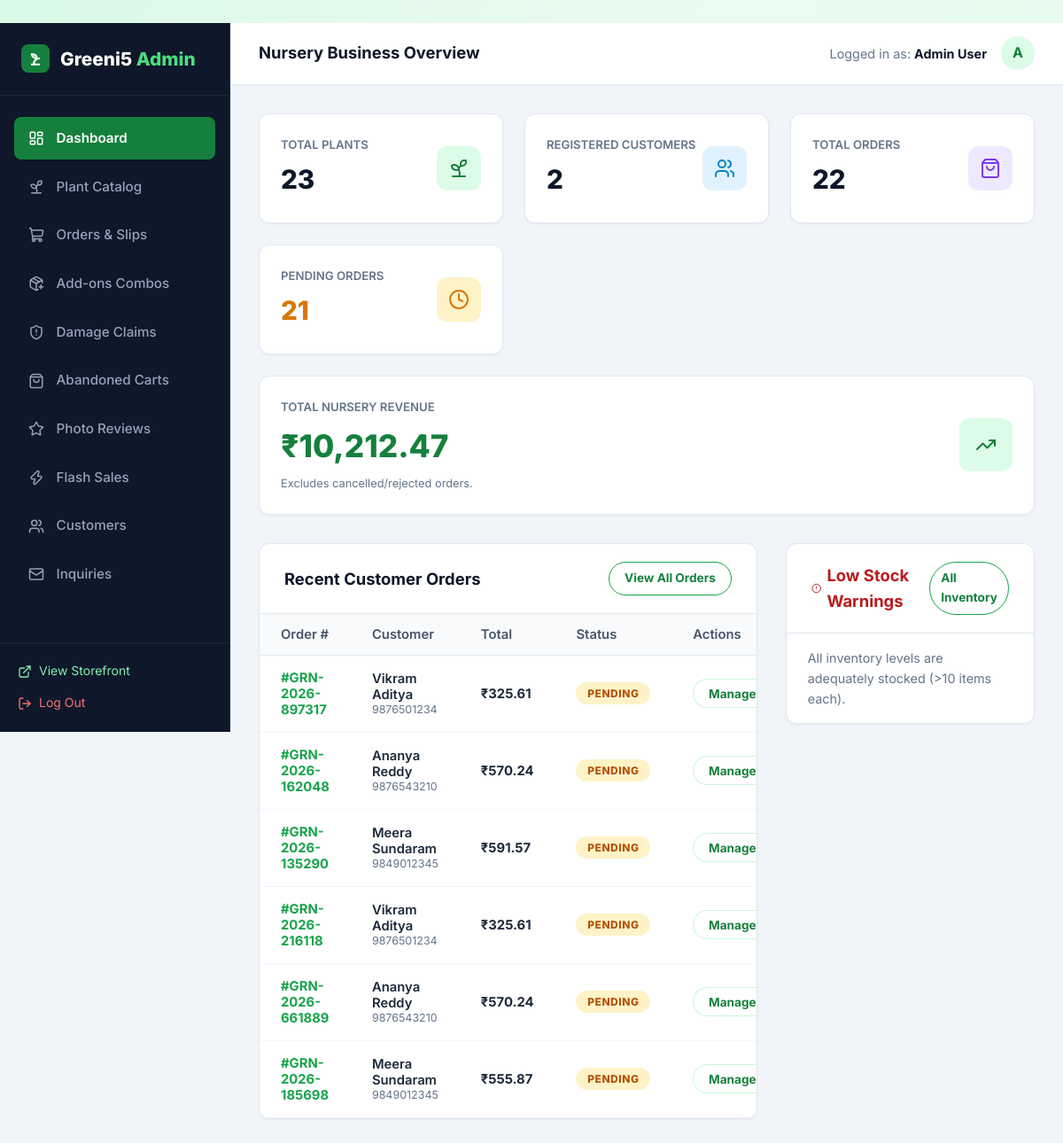
The app's page /admin/dashboard (signed in), older data.
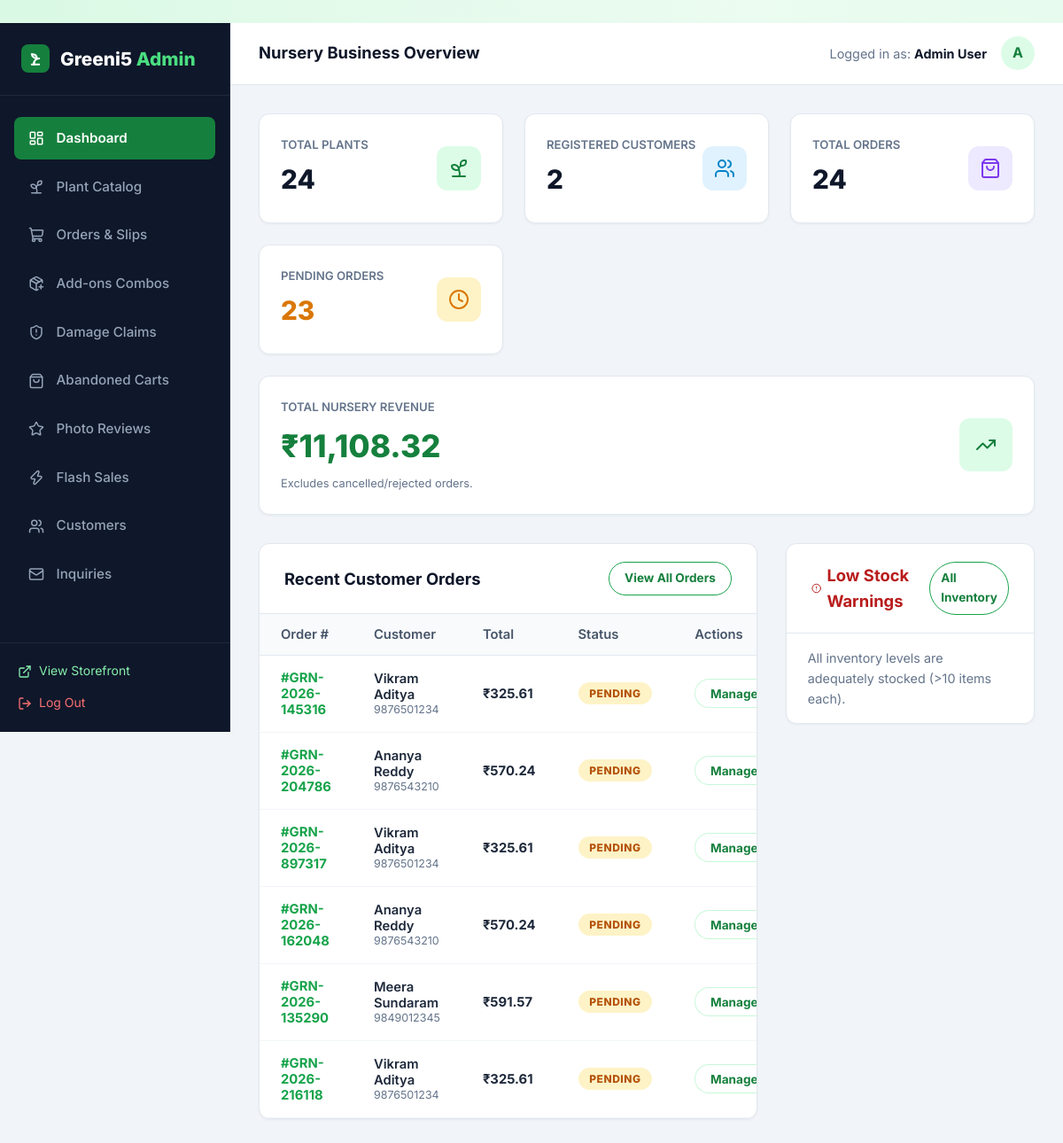
The same page, newer data.
### tables this page shows
CREATE TABLE users (
    id INTEGER PRIMARY KEY AUTOINCREMENT,
    name TEXT NOT NULL,
    email TEXT UNIQUE NOT NULL,
    password_hash TEXT NOT NULL,
    role TEXT NOT NULL DEFAULT 'customer',
    phone TEXT,
    created_at TIMESTAMP DEFAULT CURRENT_TIMESTAMP
);

CREATE TABLE orders (
    id INTEGER PRIMARY KEY AUTOINCREMENT,
    order_number TEXT UNIQUE NOT NULL,
    user_id INTEGER,
    customer_name TEXT NOT NULL,
    customer_email TEXT NOT NULL,
    customer_phone TEXT NOT NULL,
    shipping_address TEXT NOT NULL,
    city TEXT NOT NULL,
    state TEXT NOT NULL,
    pincode TEXT NOT NULL,
    payment_method TEXT NOT NULL DEFAULT 'COD',
    payment_status TEXT NOT NULL DEFAULT 'Pending',
    order_status TEXT NOT NULL DEFAULT 'Pending',
    total_amount REAL NOT NULL,
    notes TEXT,
    created_at TIMESTAMP DEFAULT CURRENT_TIMESTAMP, courier_name TEXT DEFAULT '', tracking_number TEXT DEFAULT '', tracking_url TEXT DEFAULT '', invoice_number TEXT DEFAULT '', is_gift INTEGER DEFAULT 0, gift_recipient_name TEXT DEFAULT '', gift_message TEXT DEFAULT '', gift_wrap_fee REAL DEFAULT 0.0,
    FOREIGN KEY (user_id) REFERENCES users(id) ON DELETE SET NULL
);

### app.py (the view)
@app.route('/admin')
@app.route('/admin/dashboard')
@admin_required
def admin_dashboard():
    total_plants = query_db('SELECT COUNT(*) as cnt FROM plants', one=True)['cnt']
    total_customers = query_db('SELECT COUNT(*) as cnt FROM users WHERE role = "customer"', one=True)['cnt']
    total_orders = query_db('SELECT COUNT(*) as cnt FROM orders', one=True)['cnt']
    pending_orders = query_db('SELECT COUNT(*) as cnt FROM orders WHERE order_status = "Pending"', one=True)['cnt']
    revenue_res = query_db('SELECT SUM(total_amount) as rev FROM orders WHERE order_status != "Rejected"', one=True)
    total_revenue = revenue_res['rev'] or 0.0
    recent_orders = query_db('''
        SELECT * FROM orders ORDER BY created_at DESC LIMIT 6
    ''')
    low_stock_plants = query_db('''
        SELECT p.*, c.name as category_name
        FROM plants p
        JOIN categories c ON p.category_id = c.id
        WHERE p.stock <= 10
        ORDER BY p.stock ASC LIMIT 5
    ''')
    category_counts = query_db('''
        SELECT c.name, COUNT(p.id) as plant_count
        FROM categories c
        LEFT JOIN plants p ON c.id = p.category_id
        GROUP BY c.id
    ''')
    return render_template(
        'admin/dashboard.html',
        total_plants=total_plants,
        total_customers=total_customers,
        total_orders=total_orders,
        pending_orders=pending_orders,
        total_revenue=total_revenue,
        recent_orders=recent_orders,
        low_stock_plants=low_stock_plants,
        category_counts=category_counts
    )

### app.py (called while the page is built)
@app.template_filter('currency')
def currency_filter(amount):
    try:
        val = float(amount)
        return f"₹{val:,.2f}".rstrip('0').rstrip('.') if val % 1 == 0 else f"₹{val:,.2f}"
    except (ValueError, TypeError):
        return f"₹{amount}"

@app.template_filter('status_badge')
def status_badge_filter(status):
    mapping = {
        'Pending': 'badge-pending',
        'Accepted': 'badge-accepted',
        'Packed': 'badge-packed',
        'Shipped': 'badge-shipped',
        'Delivered': 'badge-delivered',
        'Rejected': 'badge-rejected'
    }
    return mapping.get(status, 'badge-secondary')

def admin_required(f):
    @wraps(f)
    def decorated_function(*args, **kwargs):
        if 'user_id' not in session:
            flash('Admin authentication required.', 'warning')
            return redirect(url_for('login', next=request.url))
        user = query_db('SELECT role FROM users WHERE id = ?', (session['user_id'],), one=True)
        if not user or user['role'] != 'admin':
            flash('Access denied. Administrator privileges required.', 'danger')
            return redirect(url_for('index'))
        return f(*args, **kwargs)
    return decorated_function

### database.py (called while the page is built)
def get_db():
    db = getattr(g, '_database', None)
    if db is None:
        db = g._database = sqlite3.connect(DATABASE)
        db.row_factory = sqlite3.Row
        db.execute('PRAGMA foreign_keys = ON;')
    return db

def query_db(query, args=(), one=False):
    cur = get_db().execute(query, args)
    rv = cur.fetchall()
    cur.close()
    return (rv[0] if rv else None) if one else rv

### templates/admin/dashboard.html (shortened to what this page needs)
﻿{% extends "admin/base_admin.html" %}
{% block page_title %}Nursery Business Overview{% endblock %}
{% block admin_content %}
<div class="metrics-grid">
  <div class="metric-card">
    <div class="metric-info">
      <h4>Total Plants</h4>
      <div class="metric-value">{{ total_plants }}</div>
    </div>
    <div class="metric-icon green">
      <i data-lucide="sprout"></i>
    </div>
  </div>
  <div class="metric-card">
    <div class="metric-info">
      <h4>Registered Customers</h4>
      <div class="metric-value">{{ total_customers }}</div>
    </div>
    <div class="metric-icon blue">
      <i data-lucide="users"></i>
    </div>
  </div>
  <div class="metric-card">
    <div class="metric-info">
      <h4>Total Orders</h4>
      <div class="metric-value">{{ total_orders }}</div>
    </div>
    <div class="metric-icon purple">
      <i data-lucide="shopping-bag"></i>
    </div>
  </div>
  <div class="metric-card">
    <div class="metric-info">
      <h4>Pending Orders</h4>
      <div class="metric-value" style="color: #d97706;">{{ pending_orders }}</div>
    </div>
    <div class="metric-icon amber">
      <i data-lucide="clock"></i>
    </div>
  </div>
  <div class="metric-card" style="grid-column: 1 / -1;">
    <div class="metric-info">
      <h4>Total Nursery Revenue</h4>
      <div class="metric-value" style="color: #15803d; font-size: 2.2rem;">{{ total_revenue | currency }}</div>
      <p style="font-size: 0.8rem; color: #64748b; margin-top: 0.25rem;">Excludes cancelled/rejected orders.</p>
    </div>
    <div class="metric-icon green" style="width: 60px; height: 60px; font-size: 1.8rem;">
      <i data-lucide="trending-up"></i>
    </div>
  </div>
</div>
<div style="display: grid; grid-template-columns: 2fr 1fr; gap: 2rem; align-items: start;">
  <div class="admin-card">
    <div class="admin-card-header">
      <h3>Recent Customer Orders</h3>
      <a href="{{ url_for('admin_orders') }}" class="btn btn-outline btn-sm">View All Orders</a>
    </div>
    <div class="table-responsive">
      <table class="admin-table">
        <thead>
          <tr>
            <th>Order #</th>
            <th>Customer</th>
            <th>Total</th>
            <th>Status</th>
            <th>Actions</th>
          </tr>
        </thead>
        <tbody>
          {% for ord in recent_orders %}
            <tr>
              <td style="font-weight: 700; color: var(--primary);">#{{ ord.order_number }}</td>
              <td>
                <div style="font-weight: 600;">{{ ord.customer_name }}</div>
                <div style="font-size: 0.78rem; color: #64748b;">{{ ord.customer_phone }}</div>
              </td>
              <td style="font-weight: 700;">{{ ord.total_amount | currency }}</td>
              <td>
                <span class="badge {{ ord.order_status | status_badge }}">{{ ord.order_status }}</span>
              </td>
              <td>
                <a href="{{ url_for('admin_orders') }}" class="btn btn-secondary btn-sm" title="View in orders manager">Manage</a>
              </td>
            </tr>
          {% endfor %}
        </tbody>
      </table>
    </div>
  </div>
  <div class="admin-card">
    <div class="admin-card-header">
      <h3 style="color: #b91c1c; display: flex; align-items: center; gap: 0.4rem;">
        <i data-lucide="alert-circle" style="width: 18px;"></i> Low Stock Warnings
      </h3>
      <a href="{{ url_for('admin_plants') }}" class="btn btn-outline btn-sm">All Inventory</a>
    </div>
    <div style="padding: 1rem 1.5rem;">
      {% if low_stock_plants %}
        <div style="display: flex; flex-direction: column; gap: 1rem;">
          {% for lp in low_stock_plants %}
            <div style="display: flex; align-items: center; justify-content: space-between; border-bottom: 1px solid #f1f5f9; padding-bottom: 0.75rem;">
              <div>
                <div style="font-weight: 700; font-size: 0.9rem;">{{ lp.name }}</div>
                <span style="font-size: 0.8rem; color: #64748b;">{{ lp.category_name }}</span>
              </div>
              <div style="text-align: right;">
                <span class="badge badge-discount">{{ lp.stock }} left</span>
                <a href="{{ url_for('admin_plant_edit', plant_id=lp.id) }}" style="display: block; font-size: 0.75rem; color: var(--primary); font-weight: 600; margin-top: 2px;">Restock</a>
              </div>
            </div>
          {% endfor %}
        </div>
      {% else %}
        <p style="color: #64748b; font-size: 0.9rem;">All inventory levels are adequately stocked (>10 items each).</p>
      {% endif %}
    </div>
  </div>
</div>
{% endblock %}

### templates/admin/base_admin.html (shortened to what this page needs)
<!DOCTYPE html>
<html lang="en">
<head>
  <link rel="stylesheet" href="{{ url_for('static', filename='css/style.css') }}">
  <link rel="stylesheet" href="{{ url_for('static', filename='css/admin.css') }}">
</head>
<body>
<div class="admin-layout">
  <aside class="admin-sidebar">
    <div class="admin-brand">
      <div class="leaf-icon" style="width: 32px; height: 32px; background: #15803d; border-radius: 8px; display: flex; align-items: center; justify-content: center; color: white;">
        <svg width="20" height="20" viewBox="0 0 24 24" fill="none" stroke="#ffffff" stroke-width="2.4" stroke-linecap="round" stroke-linejoin="round">
          <path d="M7 20h10"/>
          <path d="M10 20c0-4.4 2-8 7-8"/>
          <path d="M14 12c-3.5 0-6.5-2.5-7-6 4 0 7 2 7 6Z" fill="rgba(255,255,255,0.25)"/>
          <path d="M10 20v-3"/>
        </svg>
      </div>
      <div>Greeni5 <span>Admin</span></div>
    </div>
    <ul class="admin-nav">
      <li>
        <a href="{{ url_for('admin_dashboard') }}" class="{{ 'active' if request.endpoint == 'admin_dashboard' else '' }}">
          <i data-lucide="layout-dashboard" style="width: 18px;"></i> Dashboard
        </a>
      </li>
      <li>
        <a href="{{ url_for('admin_plants') }}" class="{{ 'active' if request.endpoint in ['admin_plants', 'admin_plant_add', 'admin_plant_edit'] else '' }}">
          <i data-lucide="sprout" style="width: 18px;"></i> Plant Catalog
        </a>
      </li>
      <li>
        <a href="{{ url_for('admin_orders') }}" class="{{ 'active' if request.endpoint == 'admin_orders' else '' }}">
          <i data-lucide="shopping-cart" style="width: 18px;"></i> Orders & Slips
        </a>
      </li>
      <li>
        <a href="{{ url_for('admin_addons') }}" class="{{ 'active' if request.endpoint == 'admin_addons' else '' }}">
          <i data-lucide="package-plus" style="width: 18px;"></i> Add-ons Combos
        </a>
      </li>
      <li>
        <a href="{{ url_for('admin_replacements') }}" class="{{ 'active' if request.endpoint == 'admin_replacements' else '' }}">
          <i data-lucide="shield-alert" style="width: 18px;"></i> Damage Claims
        </a>
      </li>
      <li>
        <a href="{{ url_for('admin_abandoned_carts') }}" class="{{ 'active' if request.endpoint == 'admin_abandoned_carts' else '' }}">
          <i data-lucide="shopping-bag" style="width: 18px;"></i> Abandoned Carts
        </a>
      </li>
      <li>
        <a href="{{ url_for('admin_reviews') }}" class="{{ 'active' if request.endpoint == 'admin_reviews' else '' }}">
          <i data-lucide="star" style="width: 18px;"></i> Photo Reviews
        </a>
      </li>
      <li>
        <a href="{{ url_for('admin_promotions') }}" class="{{ 'active' if request.endpoint == 'admin_promotions' else '' }}">
          <i data-lucide="zap" style="width: 18px;"></i> Flash Sales
        </a>
      </li>
      <li>
        <a href="{{ url_for('admin_customers') }}" class="{{ 'active' if request.endpoint == 'admin_customers' else '' }}">
          <i data-lucide="users" style="width: 18px;"></i> Customers
        </a>
      </li>
      <li>
        <a href="{{ url_for('admin_messages') }}" class="{{ 'active' if request.endpoint == 'admin_messages' else '' }}">
          <i data-lucide="mail" style="width: 18px;"></i> Inquiries
        </a>
      </li>
    </ul>
    <div class="admin-sidebar-footer">
      <a href="{{ url_for('index') }}" style="display: flex; align-items: center; gap: 0.5rem; color: #86efac; font-size: 0.875rem; margin-bottom: 0.75rem;">
        <i data-lucide="external-link" style="width: 16px;"></i> View Storefront
      </a>
      <a href="{{ url_for('logout') }}" style="display: flex; align-items: center; gap: 0.5rem; color: #f87171; font-size: 0.875rem;">
        <i data-lucide="log-out" style="width: 16px;"></i> Log Out
      </a>
    </div>
  </aside>
  <div class="admin-main">
    <header class="admin-topbar">
      <div style="font-weight: 700; font-size: 1.15rem; color: #0f172a;">
        {% block page_title %}Overview Dashboard{% endblock %}
      </div>
      <div style="display: flex; align-items: center; gap: 1rem;">
        <span style="font-size: 0.9rem; color: #64748b;">Logged in as: <strong style="color: #0f172a;">{{ current_user.name }}</strong></span>
        <div style="width: 38px; height: 38px; border-radius: 50%; background: #dcfce7; color: #15803d; display: flex; align-items: center; justify-content: center; font-weight: 700;">
          A
        </div>
      </div>
    </header>
    <main class="admin-content">
      {% block admin_content %}{% endblock %}
    </main>
  </div>
</div>
</body>
</html>

### static/css/style.css (style rules this page uses)
:root { --primary: #16a34a; --primary-hover: #15803d; --primary-glow: rgba(34, 197, 94, 0.4); --primary-light: rgba(220, 252, 231, 0.7); --primary-border: rgba(187, 247, 208, 0.8); --accent: #f59e0b; --text-main: #0e331c; --text-muted: #3d5e49; --text-light: #73947f; --glass-bg: rgba(255, 255, 255, 0.75); --glass-bg-hover: rgba(255, 255, 255, 0.9); --glass-bg-subtle: rgba(240, 253, 244, 0.65); --glass-border: rgba(255, 255, 255, 0.85); --glass-border-green: rgba(134, 239, 172, 0.5); --glass-shadow: 0 10px 30px 0 rgba(22, 101, 52, 0.07), inset 0 1px 1px 0 rgba(255, 255, 255, 0.9); --glass-shadow-hover: 0 18px 40px 0 rgba(22, 163, 74, 0.16), inset 0 1px 2px 0 rgba(255, 255, 255, 1); --glass-blur: blur(16px); --radius-sm: 10px; --radius: 16px; --radius-lg: 24px; --radius-full: 9999px; --transition: all 0.3s cubic-bezier(0.16, 1, 0.3, 1); }
*, *::before, *::after { box-sizing: border-box; margin: 0; padding: 0; }
body { font-family: 'Inter', system-ui, -apple-system, BlinkMacSystemFont, "Segoe UI", Roboto, sans-serif; background-color: #f1fbf4; background-image: radial-gradient(at 0% 0%, rgba(187, 247, 208, 0.45) 0px, transparent 50%), radial-gradient(at 100% 0%, rgba(220, 252, 231, 0.5) 0px, transparent 50%), radial-gradient(at 50% 50%, rgba(240, 253, 244, 0.6) 0px, transparent 60%), radial-gradient(at 100% 100%, rgba(187, 247, 208, 0.4) 0px, transparent 50%); background-attachment: fixed; color: var(--text-main); line-height: 1.6; min-height: 100vh; display: flex; flex-direction: column; }
a { color: inherit; text-decoration: none; transition: var(--transition); }
.btn { display: inline-flex; align-items: center; justify-content: center; gap: 0.5rem; padding: 0.72rem 1.6rem; border-radius: var(--radius-full); font-weight: 700; font-size: 0.95rem; border: 1px solid transparent; cursor: pointer; position: relative; overflow: hidden; transition: var(--transition); }
.btn-outline { background: rgba(255, 255, 255, 0.7); backdrop-filter: blur(8px); border: 1.5px solid var(--primary); color: #15803d; box-shadow: var(--shadow-sm); }
.btn-secondary { background: rgba(255, 255, 255, 0.85); backdrop-filter: blur(8px); color: #15803d; border: 1.5px solid var(--primary-border); box-shadow: var(--shadow-sm); }
.btn-sm { padding: 0.45rem 1.05rem; font-size: 0.85rem; }
.badge { display: inline-flex; align-items: center; gap: 0.25rem; padding: 0.3rem 0.8rem; border-radius: var(--radius-full); font-size: 0.75rem; font-weight: 800; text-transform: uppercase; letter-spacing: 0.5px; backdrop-filter: blur(8px); }
.badge-pending { background: #fef3c7; color: #b45309; }

Row changes from the older to the newer data that the page shows:
no longer on this page (row unchanged): orders: order_number "GRN-2026-661889", customer_name "Ananya Reddy", customer_phone "9876543210", total_amount "₹570.24", order_status "PENDING"
no longer on this page (row unchanged): orders: order_number "GRN-2026-185698", customer_name "Meera Sundaram", customer_phone "9849012345", total_amount "₹555.87", order_status "PENDING"
added orders: order_number "GRN-2026-145316", customer_name "Vikram Aditya", customer_phone "9876501234", total_amount "₹325.61", order_status "PENDING"
added orders: order_number "GRN-2026-204786", customer_name "Ananya Reddy", customer_phone "9876543210", total_amount "₹570.24", order_status "PENDING"
Text that changed along with them:
{{ total_plants }}: "23" → "24"
{{ total_orders }}: "22" → "24"
{{ pending_orders }}: "21" → "23"
{{ total_revenue | currency }}: "₹10,212.47" → "₹11,108.32"
